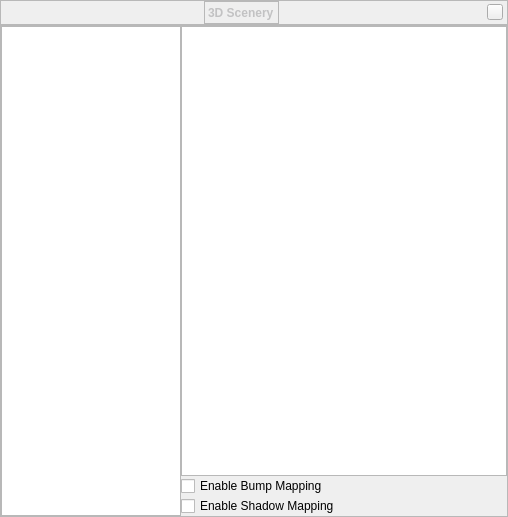
<?xml version="1.0" encoding="UTF-8"?>
<ui version="4.0">
 <class>scenery3dDialogForm</class>
 <widget class="QWidget" name="scenery3dDialogForm">
  <property name="geometry">
   <rect>
    <x>0</x>
    <y>0</y>
    <width>508</width>
    <height>517</height>
   </rect>
  </property>
  <property name="font">
   <font/>
  </property>
  <property name="autoFillBackground">
   <bool>false</bool>
  </property>
  <property name="styleSheet">
   <string notr="true"/>
  </property>
  <layout class="QVBoxLayout">
   <property name="spacing">
    <number>0</number>
   </property>
   <property name="margin">
    <number>0</number>
   </property>
   <item>
    <widget class="BarFrame" name="TitleBar">
     <property name="minimumSize">
      <size>
       <width>16</width>
       <height>25</height>
      </size>
     </property>
     <property name="maximumSize">
      <size>
       <width>16777215</width>
       <height>25</height>
      </size>
     </property>
     <property name="font">
      <font/>
     </property>
     <property name="frameShape">
      <enum>QFrame::StyledPanel</enum>
     </property>
     <layout class="QHBoxLayout">
      <property name="leftMargin">
       <number>0</number>
      </property>
      <property name="topMargin">
       <number>0</number>
      </property>
      <property name="rightMargin">
       <number>4</number>
      </property>
      <property name="bottomMargin">
       <number>0</number>
      </property>
      <item>
       <spacer name="horizontalSpacer_2">
        <property name="orientation">
         <enum>Qt::Horizontal</enum>
        </property>
        <property name="sizeHint" stdset="0">
         <size>
          <width>40</width>
          <height>20</height>
         </size>
        </property>
       </spacer>
      </item>
      <item>
       <widget class="QLabel" name="stelWindowTitle">
        <property name="palette">
         <palette>
          <active>
           <colorrole role="WindowText">
            <brush brushstyle="SolidPattern">
             <color alpha="255">
              <red>194</red>
              <green>194</green>
              <blue>195</blue>
             </color>
            </brush>
           </colorrole>
           <colorrole role="Text">
            <brush brushstyle="SolidPattern">
             <color alpha="255">
              <red>194</red>
              <green>194</green>
              <blue>195</blue>
             </color>
            </brush>
           </colorrole>
          </active>
          <inactive>
           <colorrole role="WindowText">
            <brush brushstyle="SolidPattern">
             <color alpha="255">
              <red>194</red>
              <green>194</green>
              <blue>195</blue>
             </color>
            </brush>
           </colorrole>
           <colorrole role="Text">
            <brush brushstyle="SolidPattern">
             <color alpha="255">
              <red>194</red>
              <green>194</green>
              <blue>195</blue>
             </color>
            </brush>
           </colorrole>
          </inactive>
          <disabled>
           <colorrole role="WindowText">
            <brush brushstyle="SolidPattern">
             <color alpha="255">
              <red>194</red>
              <green>194</green>
              <blue>195</blue>
             </color>
            </brush>
           </colorrole>
           <colorrole role="Text">
            <brush brushstyle="SolidPattern">
             <color alpha="255">
              <red>194</red>
              <green>194</green>
              <blue>195</blue>
             </color>
            </brush>
           </colorrole>
          </disabled>
         </palette>
        </property>
        <property name="font">
         <font>
          <weight>75</weight>
          <italic>false</italic>
          <bold>true</bold>
         </font>
        </property>
        <property name="styleSheet">
         <string notr="true"/>
        </property>
        <property name="frameShape">
         <enum>QFrame::StyledPanel</enum>
        </property>
        <property name="lineWidth">
         <number>0</number>
        </property>
        <property name="text">
         <string>3D Scenery</string>
        </property>
        <property name="indent">
         <number>-1</number>
        </property>
       </widget>
      </item>
      <item>
       <spacer name="horizontalSpacer_3">
        <property name="orientation">
         <enum>Qt::Horizontal</enum>
        </property>
        <property name="sizeHint" stdset="0">
         <size>
          <width>40</width>
          <height>20</height>
         </size>
        </property>
       </spacer>
      </item>
      <item>
       <widget class="QPushButton" name="closeStelWindow">
        <property name="sizePolicy">
         <sizepolicy hsizetype="Fixed" vsizetype="Fixed">
          <horstretch>0</horstretch>
          <verstretch>0</verstretch>
         </sizepolicy>
        </property>
        <property name="minimumSize">
         <size>
          <width>16</width>
          <height>16</height>
         </size>
        </property>
        <property name="maximumSize">
         <size>
          <width>16</width>
          <height>16</height>
         </size>
        </property>
        <property name="focusPolicy">
         <enum>Qt::NoFocus</enum>
        </property>
        <property name="contextMenuPolicy">
         <enum>Qt::DefaultContextMenu</enum>
        </property>
        <property name="text">
         <string/>
        </property>
       </widget>
      </item>
     </layout>
    </widget>
   </item>
   <item>
    <widget class="QFrame" name="viewContent">
     <property name="frameShape">
      <enum>QFrame::StyledPanel</enum>
     </property>
     <layout class="QVBoxLayout" name="verticalLayout_5">
      <property name="spacing">
       <number>0</number>
      </property>
      <property name="margin">
       <number>0</number>
      </property>
      <item>
       <widget class="QWidget" name="widget" native="true">
        <layout class="QGridLayout" name="gridLayout_3">
         <property name="margin">
          <number>0</number>
         </property>
         <property name="spacing">
          <number>0</number>
         </property>
         <item row="0" column="0" rowspan="4">
          <widget class="QListWidget" name="scenery3dListWidget">
           <property name="sizePolicy">
            <sizepolicy hsizetype="Preferred" vsizetype="Expanding">
             <horstretch>0</horstretch>
             <verstretch>0</verstretch>
            </sizepolicy>
           </property>
           <property name="minimumSize">
            <size>
             <width>180</width>
             <height>0</height>
            </size>
           </property>
           <property name="maximumSize">
            <size>
             <width>120</width>
             <height>16777215</height>
            </size>
           </property>
           <property name="focusPolicy">
            <enum>Qt::NoFocus</enum>
           </property>
           <property name="horizontalScrollBarPolicy">
            <enum>Qt::ScrollBarAlwaysOff</enum>
           </property>
          </widget>
         </item>
         <item row="0" column="1">
          <widget class="QTextBrowser" name="scenery3dTextBrowser">
           <property name="enabled">
            <bool>true</bool>
           </property>
           <property name="sizePolicy">
            <sizepolicy hsizetype="Expanding" vsizetype="Expanding">
             <horstretch>0</horstretch>
             <verstretch>0</verstretch>
            </sizepolicy>
           </property>
           <property name="font">
            <font>
             <pointsize>10</pointsize>
            </font>
           </property>
           <property name="frameShape">
            <enum>QFrame::StyledPanel</enum>
           </property>
           <property name="lineWidth">
            <number>1</number>
           </property>
           <property name="verticalScrollBarPolicy">
            <enum>Qt::ScrollBarAsNeeded</enum>
           </property>
           <property name="horizontalScrollBarPolicy">
            <enum>Qt::ScrollBarAlwaysOff</enum>
           </property>
           <property name="html">
            <string>&lt;!DOCTYPE HTML PUBLIC &quot;-//W3C//DTD HTML 4.0//EN&quot; &quot;http://www.w3.org/TR/REC-html40/strict.dtd&quot;&gt;
&lt;html&gt;&lt;head&gt;&lt;meta name=&quot;qrichtext&quot; content=&quot;1&quot; /&gt;&lt;style type=&quot;text/css&quot;&gt;
p, li { white-space: pre-wrap; }
&lt;/style&gt;&lt;/head&gt;&lt;body style=&quot; font-family:'MS Shell Dlg 2'; font-size:10pt; font-weight:400; font-style:normal;&quot;&gt;
&lt;table border=&quot;0&quot; style=&quot;-qt-table-type: root; margin-top:4px; margin-bottom:4px; margin-left:4px; margin-right:4px;&quot;&gt;
&lt;tr&gt;
&lt;td style=&quot;border: none;&quot;&gt;
&lt;p style=&quot; margin-top:0px; margin-bottom:0px; margin-left:0px; margin-right:0px; -qt-block-indent:0; text-indent:0px;&quot;&gt;&lt;span style=&quot; font-family:'Sans'; color:#ffffff;&quot;&gt;Test test&lt;/span&gt;&lt;/p&gt;&lt;/td&gt;&lt;/tr&gt;&lt;/table&gt;&lt;/body&gt;&lt;/html&gt;</string>
           </property>
           <property name="openExternalLinks">
            <bool>true</bool>
           </property>
          </widget>
         </item>
         <item row="2" column="1">
          <widget class="QCheckBox" name="checkBoxEnableShadows">
           <property name="enabled">
            <bool>true</bool>
           </property>
           <property name="text">
            <string>Enable Shadow Mapping</string>
           </property>
           <property name="checked">
            <bool>false</bool>
           </property>
           <property name="tristate">
            <bool>false</bool>
           </property>
          </widget>
         </item>
         <item row="1" column="1">
          <widget class="QCheckBox" name="checkBoxEnableBump">
           <property name="enabled">
            <bool>true</bool>
           </property>
           <property name="text">
            <string>Enable Bump Mapping</string>
           </property>
           <property name="checked">
            <bool>false</bool>
           </property>
           <property name="tristate">
            <bool>false</bool>
           </property>
          </widget>
         </item>
        </layout>
       </widget>
      </item>
     </layout>
    </widget>
   </item>
  </layout>
 </widget>
 <customwidgets>
  <customwidget>
   <class>BarFrame</class>
   <extends>QFrame</extends>
   <header>Dialog.hpp</header>
   <container>1</container>
  </customwidget>
 </customwidgets>
 <resources/>
 <connections/>
</ui>
